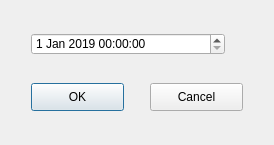
<?xml version="1.0" encoding="UTF-8"?>
<ui version="4.0">
 <class>DataTimeDialog</class>
 <widget class="QDialog" name="DataTimeDialog">
  <property name="geometry">
   <rect>
    <x>0</x>
    <y>0</y>
    <width>274</width>
    <height>145</height>
   </rect>
  </property>
  <property name="windowTitle">
   <string>Dialog</string>
  </property>
  <layout class="QGridLayout" name="gridLayout">
   <item row="0" column="0" colspan="2">
    <widget class="QDateTimeEdit" name="dateTimeEdit">
     <property name="maximumSize">
      <size>
       <width>194</width>
       <height>22</height>
      </size>
     </property>
     <property name="dateTime">
      <datetime>
       <hour>0</hour>
       <minute>0</minute>
       <second>0</second>
       <year>2019</year>
       <month>1</month>
       <day>1</day>
      </datetime>
     </property>
     <property name="date">
      <date>
       <year>2019</year>
       <month>1</month>
       <day>1</day>
      </date>
     </property>
    </widget>
   </item>
   <item row="1" column="0">
    <widget class="QPushButton" name="pushButton">
     <property name="maximumSize">
      <size>
       <width>93</width>
       <height>28</height>
      </size>
     </property>
     <property name="text">
      <string>OK</string>
     </property>
    </widget>
   </item>
   <item row="1" column="1">
    <widget class="QPushButton" name="pushButton_2">
     <property name="maximumSize">
      <size>
       <width>93</width>
       <height>28</height>
      </size>
     </property>
     <property name="text">
      <string>Cancel</string>
     </property>
    </widget>
   </item>
  </layout>
 </widget>
 <resources/>
 <connections/>
</ui>
